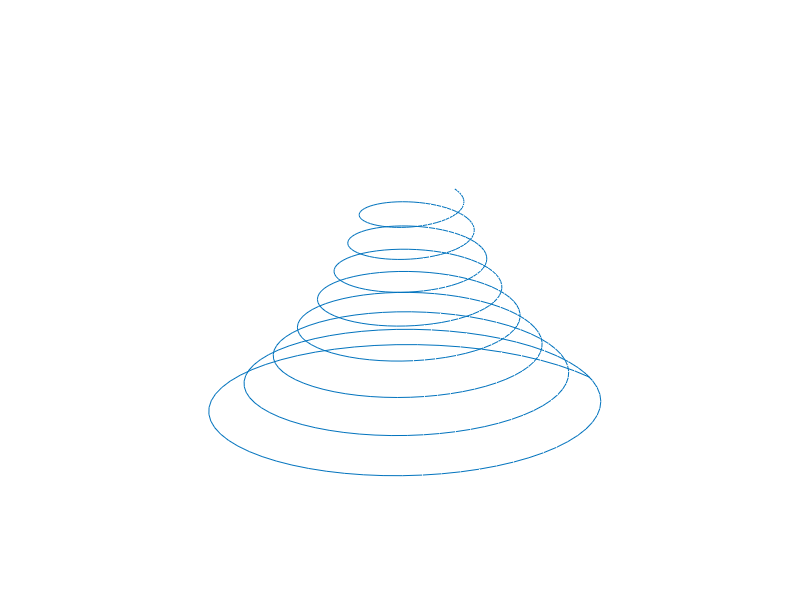
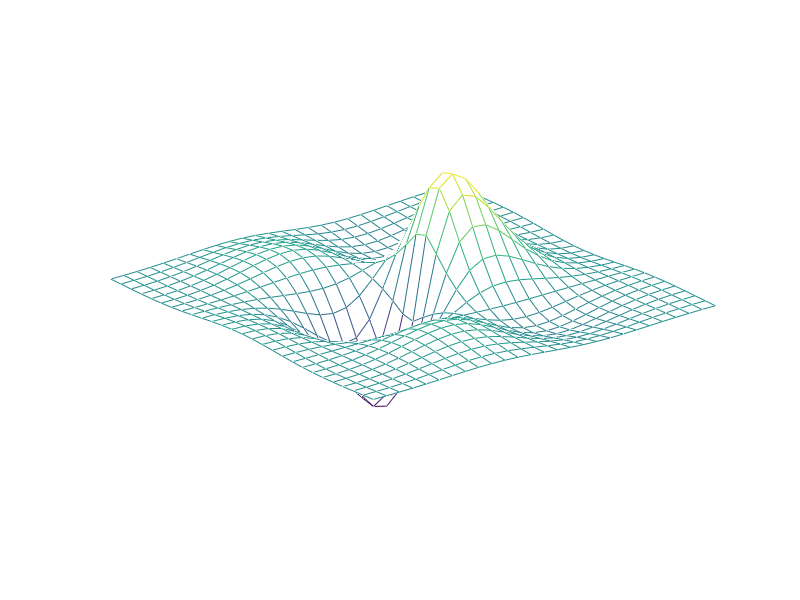
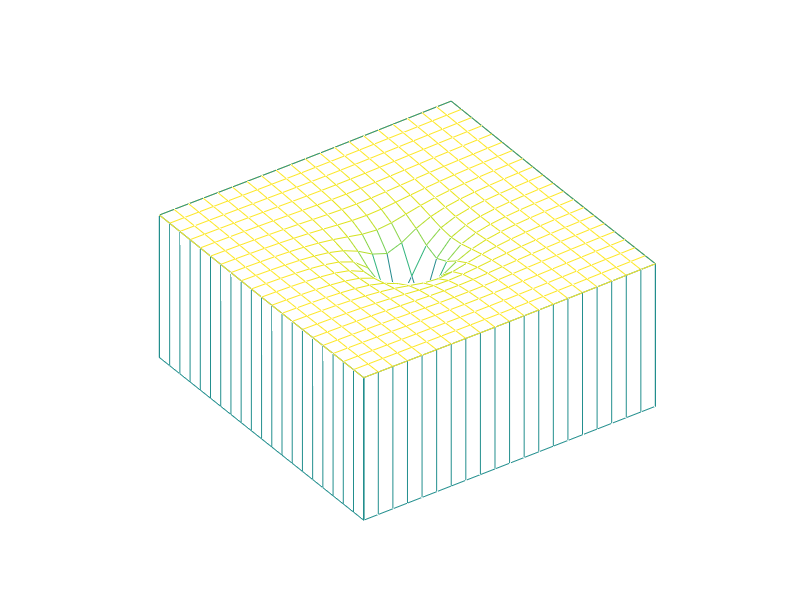
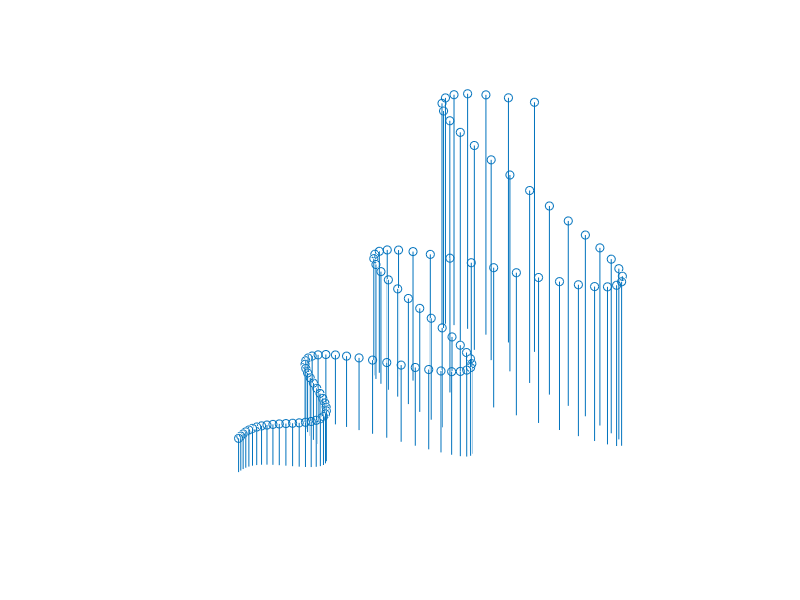

The MATLAB script that drew these images, in order: (Note: this script raises an error after producing the figures.)
t= 0:0.1:16*pi;
x=exp(-0.03*t).*cos(t); 
y=exp(-0.03*t).*sin(t);
z=t;
figure(1), plot3(x, y, z)
axis off


t=-4:.3:4;
[x,y]=meshgrid(t,t);
z=sin(x).*cos(y).*exp(-(x.^2+y.^2).^0.5); 
figure(2), mesh(x,y,z)
axis off


x= -3:0.3:3; y=x;
[x, y]=meshgrid(x,y);
z=-0.1./(x.^2+y.^2+.1);
figure(3), meshz(z)
axis off
view(-35, 60)

t=0:.2:20;
x=t; y=t.*cos(t);
z=exp(0.1*t);
figure(4), stem3(x,y,z)
axis off

t=0:pi/5:6*pi;
p=3+sin(t);
figure(5), cylinder(p)
axis off

[x,y,z]=sphere(24);
figure(6), surf(x-2, y-2, z-1);
hold on
figure(6), surf(2*x, 2*y,2*z);
axis off



% Cartezian plot of Bessel function J0(sqrt(x^2+y^2))

[x,y]=meshgrid(-12:.7:12, -12:.7:12);
                           % meshgrid transforms the specified domain
                           % into array x and y for evaluating z
r=sqrt(x.^2+y.^2);z= bessel(0,r);
m=[-45 60];
figure(7), mesh(z,m)                    % 3-D mesh plot
axis off

[x,y,z]=peaks(20);
[nx, ny]=gradient(z,1,1);
figure(8), contour(x,y,z,10)
hold on
quiver(x,y,nx,ny)

